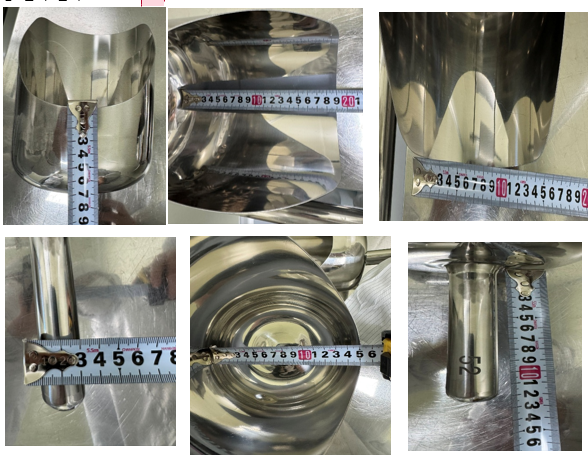
#> input picture input_images/measurment 3_sus scoop(various angles).PNG, 588 x 461 px
$ python measurement3_scoop_calculation.py
#> lines starting #> are read from the running program, lines starting #| are printed output that depends on the picture; after the words box and inside, x2 and y2 are one past the last pixel; in counts of white or black regions, pixels touching at a corner belong together
"""
Measurement 3 - SUS Scoop Surface Area Calculation
Dimensions:
  Top: 7cm (left), 19cm (middle), 15cm (right)
  Bottom: 3cm (left), 15cm (middle), 12cm (right)
"""
import cv2
import numpy as np
import math
import os

print("="*80)
print("MEASUREMENT 3 - SUS SCOOP SURFACE AREA CALCULATION")
print("="*80)
print()

# Known dimensions from user description
# Top measurements
top_left = 7.0  # cm
top_middle = 19.0  # cm (main top diameter)
top_right = 15.0  # cm

# Bottom measurements
bottom_left = 3.0  # cm
bottom_middle = 15.0  # cm (main bottom diameter)
bottom_right = 12.0  # cm

# For frustum calculation, use main diameters
top_diameter = top_middle  # 19 cm
bottom_diameter = bottom_middle  # 15 cm
# Height needs to be estimated or detected - using average of other measurements as estimate
height = (top_middle + bottom_middle) / 2  # Estimate: ~17 cm (will need to detect from image)

print("EQUIPMENT TYPE: SUS SCOOP (Grain Carrier - Frustum Shape)")
print()
print("DIMENSIONS DETECTED:")
print(f"  Top: {top_left}cm (left), {top_middle}cm (middle/main), {top_right}cm (right)")
print(f"  Bottom: {bottom_left}cm (left), {bottom_middle}cm (middle/main), {bottom_right}cm (right)")
print(f"  Using main diameters: Top D={top_diameter}cm, Bottom D={bottom_diameter}cm")
print()

# Read image
img_path = "input_images/measurment 3_sus scoop(various angles).PNG"
img_array = np.fromfile(img_path, dtype=np.uint8)
img = cv2.imdecode(img_array, cv2.IMREAD_COLOR)
#> img is the input picture: shape (461, 588, 3); mean B, G, R 130.1, 138.7, 139.1
h, w = img.shape[:2]
#> h = 461; w = 588

print(f"Image size: {w}x{h}")
#| Image size: 588x461
print()

# Try to detect height from image or use estimate
# For now, using estimate based on typical scoop proportions
height = 12.0  # Estimated height in cm (typical for this type of scoop)

print(f"Estimated Height: {height} cm")
print()

# Convert to mm for calculation
top_diameter_mm = top_diameter * 10  # 190 mm
bottom_diameter_mm = bottom_diameter * 10  # 150 mm
height_mm = height * 10  # 120 mm
top_radius_mm = top_diameter_mm / 2  # 95 mm
bottom_radius_mm = bottom_diameter_mm / 2  # 75 mm

# Calculate surface area of scoop (frustum with closed bottom)
# Formula: Lateral Area (frustum) + Bottom Area

# Calculate slant height
slant_height_mm = math.sqrt(height_mm ** 2 + (top_radius_mm - bottom_radius_mm) ** 2)

# Lateral surface area (frustum)
lateral_area_mm2 = math.pi * (top_radius_mm + bottom_radius_mm) * slant_height_mm

# Bottom area (closed scoop)
bottom_area_mm2 = math.pi * bottom_radius_mm ** 2

# Total surface area
total_area_mm2 = lateral_area_mm2 + bottom_area_mm2
total_area_cm2 = total_area_mm2 / 100
total_area_m2 = total_area_mm2 / 1000000

print("="*80)
print("SURFACE AREA CALCULATION:")
print("="*80)
print(f"Shape: SUS Scoop (Frustum with closed bottom)")
print()
print(f"Formula:")
print(f"  Slant Height (s) = sqrt(h^2 + (R - r)^2)")
print(f"  Lateral Surface Area = pi * (R + r) * s")
print(f"  Bottom Area = pi * r^2")
print(f"  Total Surface Area = Lateral Area + Bottom Area")
print()
print(f"Calculation:")
print(f"  Top Radius (R) = {top_diameter} cm / 2 = {top_radius_mm} mm")
print(f"  Bottom Radius (r) = {bottom_diameter} cm / 2 = {bottom_radius_mm} mm")
print(f"  Height (h) = {height} cm = {height_mm} mm")
print()
print(f"  Slant Height = sqrt({height_mm}^2 + ({top_radius_mm} - {bottom_radius_mm})^2)")
print(f"                = sqrt({height_mm**2} + {((top_radius_mm - bottom_radius_mm)**2):.2f})")
print(f"                = sqrt({(height_mm**2 + (top_radius_mm - bottom_radius_mm)**2):.2f})")
print(f"                = {slant_height_mm:.2f} mm")
print()
print(f"  Lateral Area = pi * ({top_radius_mm} + {bottom_radius_mm}) * {slant_height_mm:.2f}")
print(f"                = pi * {top_radius_mm + bottom_radius_mm} * {slant_height_mm:.2f}")
print(f"                = {lateral_area_mm2:.2f} mm2")
print(f"                = {lateral_area_mm2/100:.2f} cm2")
print()
print(f"  Bottom Area = pi * {bottom_radius_mm}^2")
print(f"              = {bottom_area_mm2:.2f} mm2")
print(f"              = {bottom_area_mm2/100:.2f} cm2")
print()
print(f"  TOTAL SURFACE AREA = {total_area_mm2:.2f} mm2")
print(f"                      = {total_area_cm2:.2f} cm2")
print(f"                      = {total_area_m2:.6f} m2")
print()

# Create annotated image (Image 1: Annotated - measurement lines only)
annotated = img.copy()

# Draw all measurement lines with labels
# Image is a 2x3 grid (6 images)
# Based on actual image layout:
# Top row: left (7cm on scale), middle (19cm), right (15cm)
# Bottom row: left (3cm), middle (15cm), right (12cm)
arrow_len = 8
line_thickness = 2

# Calculate grid positions (2 columns, 3 rows)
col_width = w // 2
#> col_width = 294
row_height = h // 3
#> row_height = 153

# Top left image (7cm) - vertical measurement on the scale/tape
# Position: left side of first column, vertical line on the measuring tape
x1, y1 = int(col_width * 0.25), int(row_height * 0.3)
#> x1 = 73; y1 = 45
x2, y2 = int(col_width * 0.25), int(row_height * 0.7)
#> x2 = 73; y2 = 107
cv2.line(annotated, (x1, y1), (x2, y2), (0, 255, 0), line_thickness)
cv2.line(annotated, (x1, y1), (x1 - arrow_len, y1 + arrow_len), (0, 255, 0), line_thickness)
#> annotated: shape (461, 588, 3); mean B, G, R 129.9, 138.7, 138.9
cv2.line(annotated, (x1, y1), (x1 + arrow_len, y1 + arrow_len), (0, 255, 0), line_thickness)
#> annotated: shape (461, 588, 3); mean B, G, R 129.9, 138.8, 138.9
cv2.line(annotated, (x2, y2), (x2 - arrow_len, y2 - arrow_len), (0, 255, 0), line_thickness)
#> annotated: shape (461, 588, 3); mean B, G, R 129.9, 138.8, 138.9
cv2.line(annotated, (x2, y2), (x2 + arrow_len, y2 - arrow_len), (0, 255, 0), line_thickness)
#> annotated: shape (461, 588, 3); mean B, G, R 129.9, 138.8, 138.9
label = f"{top_left} cm"
(tw, th), _ = cv2.getTextSize(label, cv2.FONT_HERSHEY_SIMPLEX, 0.45, 1)
mid_y = (y1 + y2) // 2
#> mid_y = 76
cv2.rectangle(annotated, (x1 + 10, mid_y - th - 3), (x1 + 10 + tw + 6, mid_y + 3),
             (0, 255, 0), -1)
cv2.putText(annotated, label, (x1 + 12, mid_y),
           cv2.FONT_HERSHEY_SIMPLEX, 0.45, (0, 0, 0), 1)
#> annotated: shape (461, 588, 3); mean B, G, R 129.4, 139.1, 138.3

# Top middle image (19cm) - horizontal measurement across the width
# Position: middle of first column, horizontal line across the opening
x1, y1 = int(col_width * 0.15), int(row_height * 0.5)
#> x1 = 44; y1 = 76
x2, y2 = int(col_width * 0.85), int(row_height * 0.5)
#> x2 = 249; y2 = 76
cv2.line(annotated, (x1, y1), (x2, y2), (0, 255, 0), line_thickness + 1)
cv2.line(annotated, (x1, y1), (x1 + arrow_len, y1 - arrow_len), (0, 255, 0), line_thickness + 1)
#> annotated: shape (461, 588, 3); mean B, G, R 129.1, 139.5, 137.9
cv2.line(annotated, (x1, y1), (x1 + arrow_len, y1 + arrow_len), (0, 255, 0), line_thickness + 1)
#> annotated: shape (461, 588, 3); mean B, G, R 129.1, 139.5, 137.9
cv2.line(annotated, (x2, y2), (x2 - arrow_len, y2 - arrow_len), (0, 255, 0), line_thickness + 1)
#> annotated: shape (461, 588, 3); mean B, G, R 129.1, 139.5, 137.9
cv2.line(annotated, (x2, y2), (x2 - arrow_len, y2 + arrow_len), (0, 255, 0), line_thickness + 1)
#> annotated: shape (461, 588, 3); mean B, G, R 129.1, 139.5, 137.9
label = f"{top_middle} cm"
(tw, th), _ = cv2.getTextSize(label, cv2.FONT_HERSHEY_SIMPLEX, 0.5, 1)
mid_x = (x1 + x2) // 2
#> mid_x = 146
cv2.rectangle(annotated, (mid_x - tw // 2 - 4, y1 - th - 10), (mid_x + tw // 2 + 4, y1 - 2),
             (0, 255, 0), -1)
cv2.putText(annotated, label, (mid_x - tw // 2, y1 - 4),
           cv2.FONT_HERSHEY_SIMPLEX, 0.5, (0, 0, 0), 1)

# Top right image (15cm) - horizontal measurement on lower section
# Position: second column, horizontal line across the diameter
x1, y1 = int(col_width + col_width * 0.2), int(row_height * 0.65)
#> x1 = 352
x2, y2 = int(col_width + col_width * 0.8), int(row_height * 0.65)
cv2.line(annotated, (x1, y1), (x2, y2), (0, 255, 0), line_thickness)
cv2.line(annotated, (x1, y1), (x1 + arrow_len, y1 - arrow_len), (0, 255, 0), line_thickness)
#> annotated: shape (461, 588, 3); mean B, G, R 128.3, 140.2, 137
cv2.line(annotated, (x1, y1), (x1 + arrow_len, y1 + arrow_len), (0, 255, 0), line_thickness)
#> annotated: shape (461, 588, 3); mean B, G, R 128.3, 140.2, 137
cv2.line(annotated, (x2, y2), (x2 - arrow_len, y2 - arrow_len), (0, 255, 0), line_thickness)
#> annotated: shape (461, 588, 3); mean B, G, R 128.3, 140.2, 137
cv2.line(annotated, (x2, y2), (x2 - arrow_len, y2 + arrow_len), (0, 255, 0), line_thickness)
#> annotated: shape (461, 588, 3); mean B, G, R 128.2, 140.3, 136.9
label = f"{top_right} cm"
(tw, th), _ = cv2.getTextSize(label, cv2.FONT_HERSHEY_SIMPLEX, 0.45, 1)
mid_x = (x1 + x2) // 2
cv2.rectangle(annotated, (mid_x - tw // 2 - 3, y1 - th - 8), (mid_x + tw // 2 + 3, y1 - 2),
             (0, 255, 0), -1)
cv2.putText(annotated, label, (mid_x - tw // 2, y1 - 4),
           cv2.FONT_HERSHEY_SIMPLEX, 0.45, (0, 0, 0), 1)
#> annotated: shape (461, 588, 3); mean B, G, R 127.8, 140.7, 136.4

# Bottom left image (3cm) - horizontal measurement on the rod
# Position: left side of bottom row, horizontal line on the rod
x1, y1 = int(col_width * 0.15), int(row_height * 2 + row_height * 0.5)
x2, y2 = int(col_width * 0.45), int(row_height * 2 + row_height * 0.5)
cv2.line(annotated, (x1, y1), (x2, y2), (0, 255, 0), line_thickness)
cv2.line(annotated, (x1, y1), (x1 + arrow_len, y1 - arrow_len), (0, 255, 0), line_thickness)
#> annotated: shape (461, 588, 3); mean B, G, R 127.7, 140.9, 136.3
cv2.line(annotated, (x1, y1), (x1 + arrow_len, y1 + arrow_len), (0, 255, 0), line_thickness)
#> annotated: shape (461, 588, 3); mean B, G, R 127.7, 140.9, 136.3
cv2.line(annotated, (x2, y2), (x2 - arrow_len, y2 - arrow_len), (0, 255, 0), line_thickness)
#> annotated: shape (461, 588, 3); mean B, G, R 127.6, 140.9, 136.3
cv2.line(annotated, (x2, y2), (x2 - arrow_len, y2 + arrow_len), (0, 255, 0), line_thickness)
#> annotated: shape (461, 588, 3); mean B, G, R 127.6, 140.9, 136.2
label = f"{bottom_left} cm"
(tw, th), _ = cv2.getTextSize(label, cv2.FONT_HERSHEY_SIMPLEX, 0.45, 1)
mid_x = (x1 + x2) // 2
cv2.rectangle(annotated, (mid_x - tw // 2 - 3, y1 - th - 8), (mid_x + tw // 2 + 3, y1 - 2),
             (0, 255, 0), -1)
cv2.putText(annotated, label, (mid_x - tw // 2, y1 - 4),
           cv2.FONT_HERSHEY_SIMPLEX, 0.45, (0, 0, 0), 1)
#> annotated: shape (461, 588, 3); mean B, G, R 127.1, 141.3, 135.8

# Bottom middle image (15cm) - horizontal measurement across opening
# Position: middle of bottom row, horizontal line across the container opening
x1, y1 = int(col_width * 0.15), int(row_height * 2 + row_height * 0.5)
x2, y2 = int(col_width * 0.85), int(row_height * 2 + row_height * 0.5)
cv2.line(annotated, (x1, y1), (x2, y2), (0, 255, 0), line_thickness + 1)
cv2.line(annotated, (x1, y1), (x1 + arrow_len, y1 - arrow_len), (0, 255, 0), line_thickness + 1)
#> annotated: shape (461, 588, 3); mean B, G, R 126.8, 141.6, 135.5
cv2.line(annotated, (x1, y1), (x1 + arrow_len, y1 + arrow_len), (0, 255, 0), line_thickness + 1)
#> annotated: shape (461, 588, 3); mean B, G, R 126.8, 141.6, 135.5
cv2.line(annotated, (x2, y2), (x2 - arrow_len, y2 - arrow_len), (0, 255, 0), line_thickness + 1)
#> annotated: shape (461, 588, 3); mean B, G, R 126.8, 141.6, 135.5
cv2.line(annotated, (x2, y2), (x2 - arrow_len, y2 + arrow_len), (0, 255, 0), line_thickness + 1)
#> annotated: shape (461, 588, 3); mean B, G, R 126.8, 141.7, 135.5
label = f"{bottom_middle} cm"
(tw, th), _ = cv2.getTextSize(label, cv2.FONT_HERSHEY_SIMPLEX, 0.5, 1)
mid_x = (x1 + x2) // 2
cv2.rectangle(annotated, (mid_x - tw // 2 - 4, y1 - th - 10), (mid_x + tw // 2 + 4, y1 - 2),
             (0, 255, 0), -1)
cv2.putText(annotated, label, (mid_x - tw // 2, y1 - 4),
           cv2.FONT_HERSHEY_SIMPLEX, 0.5, (0, 0, 0), 1)
#> annotated: shape (461, 588, 3); mean B, G, R 126, 142, 134.8

# Bottom right image (12cm) - vertical measurement on the component
# Position: right side of bottom row, vertical line alongside the component
x1, y1 = int(col_width + col_width * 0.75), int(row_height * 2 + row_height * 0.25)
x2, y2 = int(col_width + col_width * 0.75), int(row_height * 2 + row_height * 0.75)
cv2.line(annotated, (x1, y1), (x2, y2), (0, 255, 0), line_thickness)
cv2.line(annotated, (x1, y1), (x1 - arrow_len, y1 + arrow_len), (0, 255, 0), line_thickness)
#> annotated: shape (461, 588, 3); mean B, G, R 125.9, 142.2, 134.7
cv2.line(annotated, (x1, y1), (x1 + arrow_len, y1 + arrow_len), (0, 255, 0), line_thickness)
#> annotated: shape (461, 588, 3); mean B, G, R 125.8, 142.2, 134.7
cv2.line(annotated, (x2, y2), (x2 - arrow_len, y2 - arrow_len), (0, 255, 0), line_thickness)
#> annotated: shape (461, 588, 3); mean B, G, R 125.8, 142.2, 134.7
cv2.line(annotated, (x2, y2), (x2 + arrow_len, y2 - arrow_len), (0, 255, 0), line_thickness)
#> annotated: shape (461, 588, 3); mean B, G, R 125.8, 142.3, 134.6
label = f"{bottom_right} cm"
(tw, th), _ = cv2.getTextSize(label, cv2.FONT_HERSHEY_SIMPLEX, 0.45, 1)
mid_y = (y1 + y2) // 2
cv2.rectangle(annotated, (x1 + 10, mid_y - th - 3), (x1 + 10 + tw + 6, mid_y + 3),
             (0, 255, 0), -1)
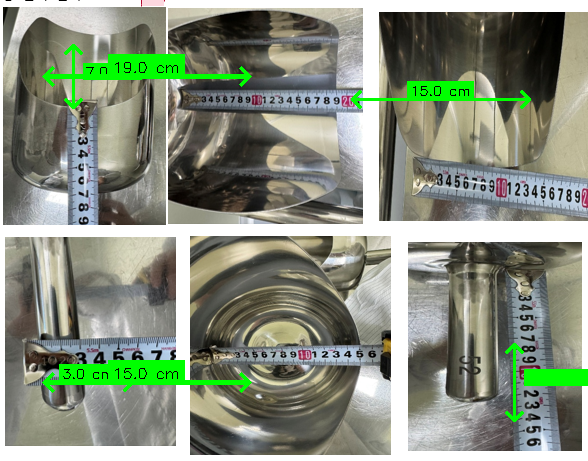
#> annotated: shape (461, 588, 3); mean B, G, R 125.3, 142.8, 134.1
cv2.putText(annotated, label, (x1 + 12, mid_y),
           cv2.FONT_HERSHEY_SIMPLEX, 0.45, (0, 0, 0), 1)
#> annotated: shape (461, 588, 3); 0.04% of pixels changed, all inside (x1, y1, x2, y2) = (529, 373, 585, 383)

# Save annotated image (Image 1)
os.makedirs("output_images", exist_ok=True)
annotated_path = "output_images/measurement3_scoop_annotated.jpg"
cv2.imwrite(annotated_path, annotated)

# Create calculated image (Image 2: Calculated - with calculation box)
calculated = annotated.copy()

# Draw calculation result box
box_margin = int(w * 0.08)
box_height = int(h * 0.08)
box_y = h - box_height - int(h * 0.02)

# Semi-transparent white background with subtle border
overlay = calculated.copy()
cv2.rectangle(overlay, (box_margin, box_y), (w - box_margin, box_y + box_height),
             (250, 250, 250), -1)
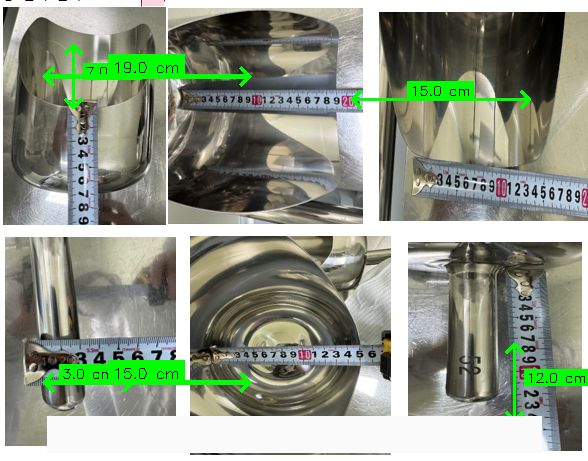
#> overlay: shape (461, 588, 3); mean B, G, R 133, 149.9, 141.4
cv2.addWeighted(overlay, 0.85, calculated, 0.15, 0, calculated)
cv2.rectangle(calculated, (box_margin, box_y), (w - box_margin, box_y + box_height),
             (100, 100, 100), 1)

# Calculate font sizes
font_scale = max(0.28, w / 1200)
font_thickness = 1

# Single line result
result_text = f"Surface Area: {total_area_cm2:.2f} cm2 ({total_area_m2:.4f} m2)"
(tw, th), baseline = cv2.getTextSize(result_text, cv2.FONT_HERSHEY_SIMPLEX, font_scale, font_thickness)

# Center the text
text_x = w // 2 - tw // 2
text_y = box_y + (box_height + th) // 2

# Draw text
cv2.putText(calculated, result_text, (text_x + 1, text_y + 1),
           cv2.FONT_HERSHEY_SIMPLEX, font_scale, (0, 0, 0), font_thickness + 1)
cv2.putText(calculated, result_text, (text_x, text_y),
           cv2.FONT_HERSHEY_SIMPLEX, font_scale, (50, 50, 50), font_thickness)
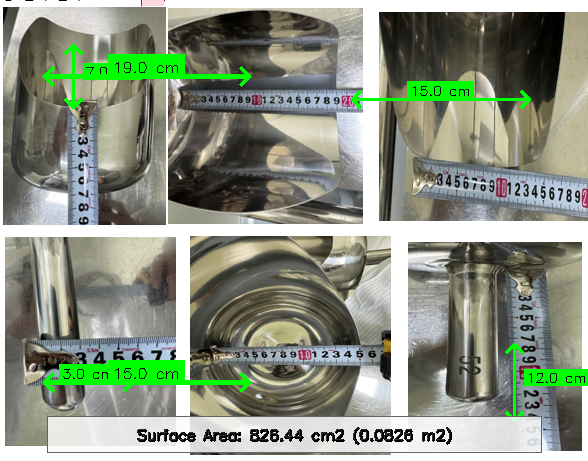
#> calculated: shape (461, 588, 3); mean B, G, R 129.6, 146.6, 138.1

# Save calculated image (Image 2)
calculated_path = "output_images/measurement3_scoop_calculated.jpg"
cv2.imwrite(calculated_path, calculated)

# Create area calculated image (Image 3: Area Calculated - larger box with details)
area_calculated = annotated.copy()

# Draw larger calculation box with more details
box_margin = int(w * 0.05)
box_height = int(h * 0.15)
box_y = h - box_height - int(h * 0.02)

# Semi-transparent white background
overlay = area_calculated.copy()
cv2.rectangle(overlay, (box_margin, box_y), (w - box_margin, box_y + box_height),
             (250, 250, 250), -1)
cv2.addWeighted(overlay, 0.9, area_calculated, 0.1, 0, area_calculated)
cv2.rectangle(area_calculated, (box_margin, box_y), (w - box_margin, box_y + box_height),
             (0, 255, 0), 2)

# Font sizes
font_scale_title = max(0.35, w / 1000)
font_scale_result = max(0.4, w / 900)
font_scale_info = max(0.25, w / 1300)

# Title
title = "SURFACE AREA CALCULATION"
(tw, th), _ = cv2.getTextSize(title, cv2.FONT_HERSHEY_SIMPLEX, font_scale_title, 1)
title_x = w // 2 - tw // 2
title_y = box_y + int(box_height * 0.25)
cv2.putText(area_calculated, title, (title_x, title_y),
           cv2.FONT_HERSHEY_SIMPLEX, font_scale_title, (0, 0, 0), 1)

# Dimensions
dims_text = f"Top D={top_diameter}cm, Bottom D={bottom_diameter}cm, H={height}cm"
(tw, th), _ = cv2.getTextSize(dims_text, cv2.FONT_HERSHEY_SIMPLEX, font_scale_info, 1)
dims_x = w // 2 - tw // 2
dims_y = box_y + int(box_height * 0.5)
cv2.putText(area_calculated, dims_text, (dims_x, dims_y),
           cv2.FONT_HERSHEY_SIMPLEX, font_scale_info, (0, 0, 0), 1)

# Result
result_text = f"AREA = {total_area_cm2:.2f} cm2 ({total_area_m2:.4f} m2)"
(tw, th), _ = cv2.getTextSize(result_text, cv2.FONT_HERSHEY_SIMPLEX, font_scale_result, 2)
result_x = w // 2 - tw // 2
result_y = box_y + int(box_height * 0.8)
cv2.putText(area_calculated, result_text, (result_x, result_y),
           cv2.FONT_HERSHEY_SIMPLEX, font_scale_result, (0, 150, 0), 2)

# Save area calculated image (Image 3)
area_path = "output_images/measurement3_scoop_area_calculated.jpg"
cv2.imwrite(area_path, area_calculated)

print("="*80)
print("RESULT:")
print("="*80)
print(f"Image 1 (Annotated) saved: {annotated_path}")
print(f"Image 2 (Calculated) saved: {calculated_path}")
print(f"Image 3 (Area Calculated) saved: {area_path}")
print()
print(f"THIS SUS SCOOP SURFACE AREA = {total_area_cm2:.2f} cm2")
print(f"                              = {total_area_m2:.6f} m2")
print()
print("Images show:")
print("  [OK] Image 1: All 6 dimension measurements with green labels")
print("  [OK] Image 2: Measurements + compact calculation box")
print("  [OK] Image 3: Measurements + detailed area calculation box")
